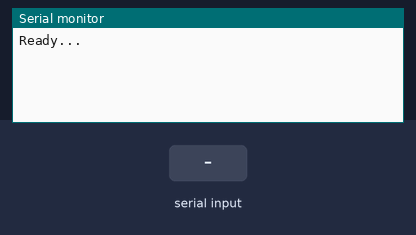
Bench run of a sketch on a simulated Arduino Uno, built with avr-gcc and run on an emulated ATmega328P. On the bench: the last lines printed to the serial monitor. The inputs (shaded band) are chosen by the test bench.

Above: at 1.2 s.
1.3 s: "n" received over Serial
At 2.5 s:
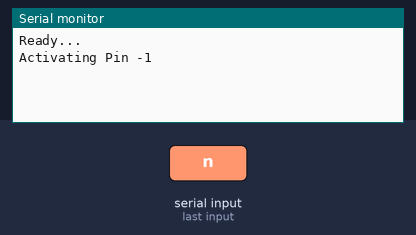
2.8 s: "m" received over Serial
At 3.9 s:
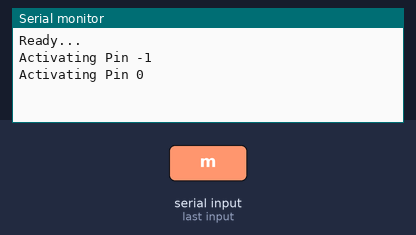

Measured:
- after the input at 1.3 s, the serial monitor: prints a new line at once (image 1)
- after the input at 2.8 s, the serial monitor: prints a new line at once (image 2)

The sketch:

PinTester.ino
```cpp
int currentPin = 0;

void setup() {
  // put your setup code here, to run once:
  Serial.begin(9600);
  Serial.println("Ready...");
}

void setPin(int num) {
  Serial.print("Activating Pin ");
  Serial.println(num);

  digitalWrite(currentPin, LOW);

  pinMode(num, OUTPUT);
  digitalWrite(num, HIGH);
  currentPin = num;
}

void nextPin() {
  setPin(currentPin + 1);
}

void prevPin() {
  setPin(currentPin - 1);
}

void loop() {

  // put your main code here, to run repeatedly:
  if (Serial.available()) {
    if (Serial.peek() == 'n') {
      prevPin();
    }

    if (Serial.peek() == 'm') {
      nextPin();
    }

    Serial.read();
  }
}
```
